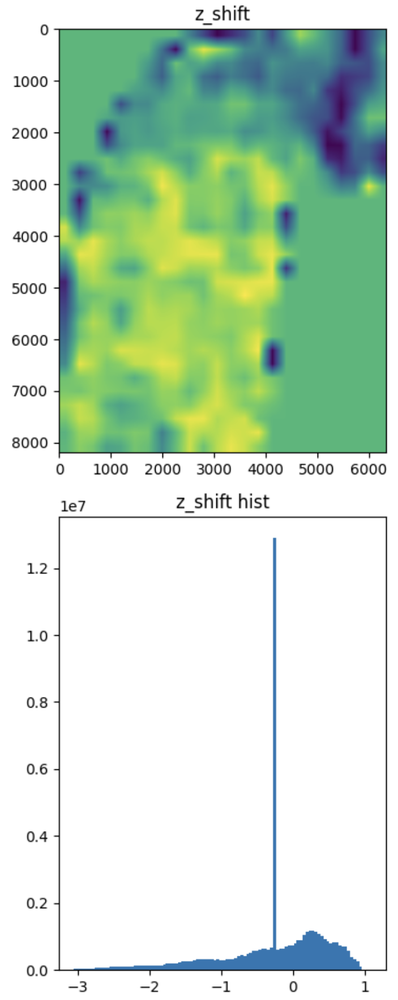
#> input picture assets/1_z_shift.png, 398 x 1000 px, shrunk from 703 x 1765 before the run
$ python crop_fragment.py ../../assets out geom
#> lines starting #> are read from the running program, lines starting #| are printed output that depends on the picture
# Create in args.out_dir 4 dirs with the same dir structure as in args.in_dir,
# copy all the files from args.in_dir to args.out_dir / {i} if it is
# not .tif or .png file, crop {i}th quater of each .tif or .png file with
# the same dir structure and filename.
#
# Use pathlib.Path to work with paths not os.path.
# Use argparse to work with command line arguments.
#
# Usage: python src/scripts/crop_fragment.py /workspace/data/fragments/train/2 /workspace/data/fragments_cropped/train/ mass

import argparse
import cv2
import math
import numpy as np
from pathlib import Path
from tqdm import tqdm


def crop_image(in_path, in_fragment_root, out_fragments_root, center=None):
    """Crop image from in_path and save it to out_path / {i}"""
    if in_path.suffix in ['.png', '.tif']:
        img = cv2.imread(str(in_path), cv2.IMREAD_UNCHANGED)
#> img is the input picture: shape (1000, 398, 3); mean B, G, R 201.1, 221.8, 198.8
    elif in_path.suffix == '.npy':
        img = np.load(in_path)
    else:
        raise ValueError(f'Unknown file type: {in_path.suffix}')

    if center is None:
        h_center, w_center = img.shape[0] // 2, img.shape[1] // 2
#> h_center = 500; w_center = 199
    else:
        h_center, w_center = center

    img_crop = img[:h_center, :w_center]
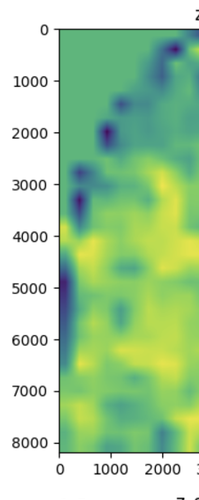
#> img_crop: shape (500, 199, 3); mean B, G, R 164.3, 209, 170.4
    out_path = (
        out_fragments_root /
        f'{in_fragment_root.stem}a' /
        Path(in_path).relative_to(in_fragment_root)
    )
    out_path.parent.mkdir(parents=True, exist_ok=True)

    if in_path.suffix in ['.png', '.tif']:
        cv2.imwrite(str(out_path), img_crop)
    elif in_path.suffix == '.npy':
        np.save(out_path, img_crop)

    img_crop = img[:h_center, w_center:]
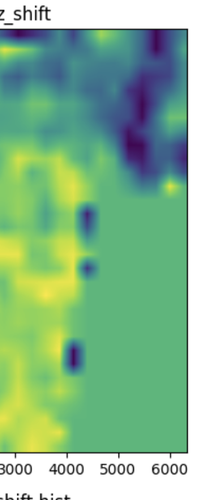
#> img_crop: shape (500, 199, 3); mean B, G, R 141.5, 182.7, 132.4
    out_path = (
        out_fragments_root /
        f'{in_fragment_root.stem}b' /
        Path(in_path).relative_to(in_fragment_root)
    )
    out_path.parent.mkdir(parents=True, exist_ok=True)

    if in_path.suffix in ['.png', '.tif']:
        cv2.imwrite(str(out_path), img_crop)
    elif in_path.suffix == '.npy':
        np.save(out_path, img_crop)

    img_crop = img[h_center:, :w_center]
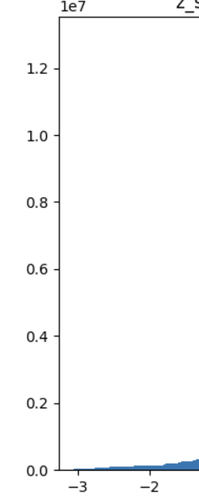
#> img_crop: shape (500, 199, 3); mean B, G, R 250.5, 250.2, 249.9
    out_path = (
        out_fragments_root /
        f'{in_fragment_root.stem}c' /
        Path(in_path).relative_to(in_fragment_root)
    )
    out_path.parent.mkdir(parents=True, exist_ok=True)

    if in_path.suffix in ['.png', '.tif']:
        cv2.imwrite(str(out_path), img_crop)
    elif in_path.suffix == '.npy':
        np.save(out_path, img_crop)

    img_crop = img[h_center:, w_center:]
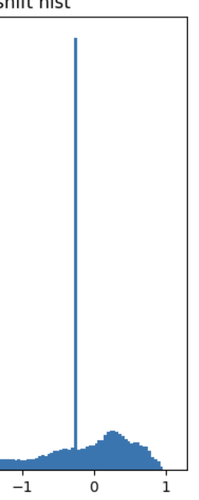
#> img_crop: shape (500, 199, 3); mean B, G, R 248, 245.3, 242.6
    out_path = (
        out_fragments_root /
        f'{in_fragment_root.stem}d' /
        Path(in_path).relative_to(in_fragment_root)
    )
    out_path.parent.mkdir(parents=True, exist_ok=True)

    if in_path.suffix in ['.png', '.tif']:
        cv2.imwrite(str(out_path), img_crop)
    elif in_path.suffix == '.npy':
        np.save(out_path, img_crop)


# [67 lines left out: functions crop_image3, get_scroll_mask_path, not called in this run]


parser = argparse.ArgumentParser(description='Crop fragment')
parser.add_argument('in_dir', type=Path, help='input directory (root of single fragment)')
parser.add_argument('out_dir', type=Path, help='output directory (root of fragments)')
parser.add_argument(
    'mode',
    type=str,
    choices=['geom', 'mass', '3_geom', '3_equal_area'],
    help='crop center is geom or mass center 4 parts or geom or equal area 3 parts'
)
args = parser.parse_args()

for path in tqdm(args.in_dir.glob('**/*')):
    if path.is_dir():
        path_out = args.out_dir / path.relative_to(args.in_dir)
        path_out.mkdir(parents=True, exist_ok=True)
    else:
        if path.suffix in ['.png', '.tif', '.npy']:
            path_out = args.out_dir / path.relative_to(args.in_dir)
            if args.mode in ['geom', 'mass']:
                center = None
                if args.mode == 'mass':
                    scroll_mask = cv2.imread(str(get_scroll_mask_path(path)), cv2.IMREAD_GRAYSCALE) > 0
                    mass_h, mass_w = np.where(scroll_mask)
                    center = np.floor(mass_h.mean()).astype(np.int32), np.floor(mass_w.mean()).astype(np.int32)
                crop_image(path, args.in_dir, args.out_dir, center=center)
            elif args.mode == '3_geom':
                crop_image3(path, args.in_dir, args.out_dir, mode='geom')
            elif args.mode == '3_equal_area':
                crop_image3(path, args.in_dir, args.out_dir, mode='equal_area')
        else:
            path_out = args.out_dir / path.relative_to(args.in_dir)
            path_out.parent.mkdir(parents=True, exist_ok=True)
            path_out.write_bytes(path.read_bytes())
#> pass 2 of the loop `for path in tqdm(args.in_dir.glob('**/*')):`:
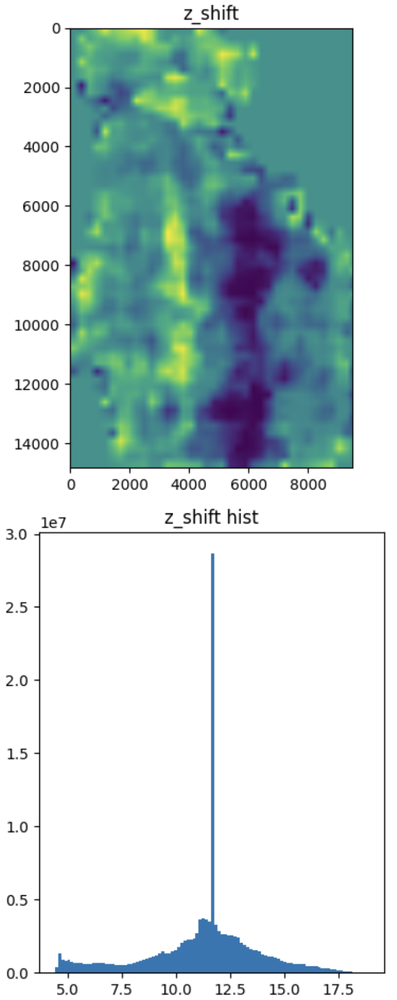
#> input picture assets/2_z_shift.png, 397 x 1000 px, shrunk from 697 x 1757 before the run
#> in crop_image, img is the input picture: shape (1000, 397, 3); mean B, G, R 210.8, 210.6, 192
#> in crop_image (call 2), `img_crop = img[:h_center, w_center:]`:
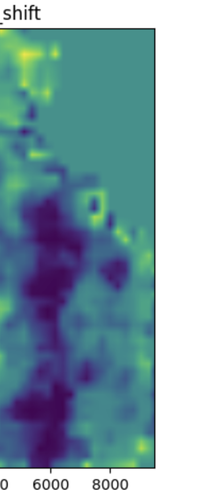
#> img_crop: shape (500, 199, 3); mean B, G, R 167.4, 157.5, 126.4
#> in crop_image (call 2), `img_crop = img[h_center:, w_center:]`:
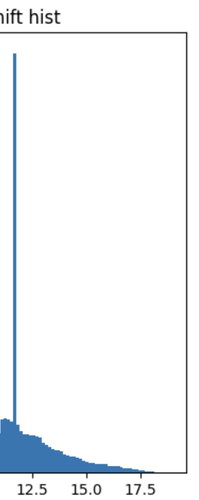
#> img_crop: shape (500, 199, 3); mean B, G, R 247.7, 245.2, 242.7
#> pass 3 of the loop `for path in tqdm(args.in_dir.glob('**/*')):`:
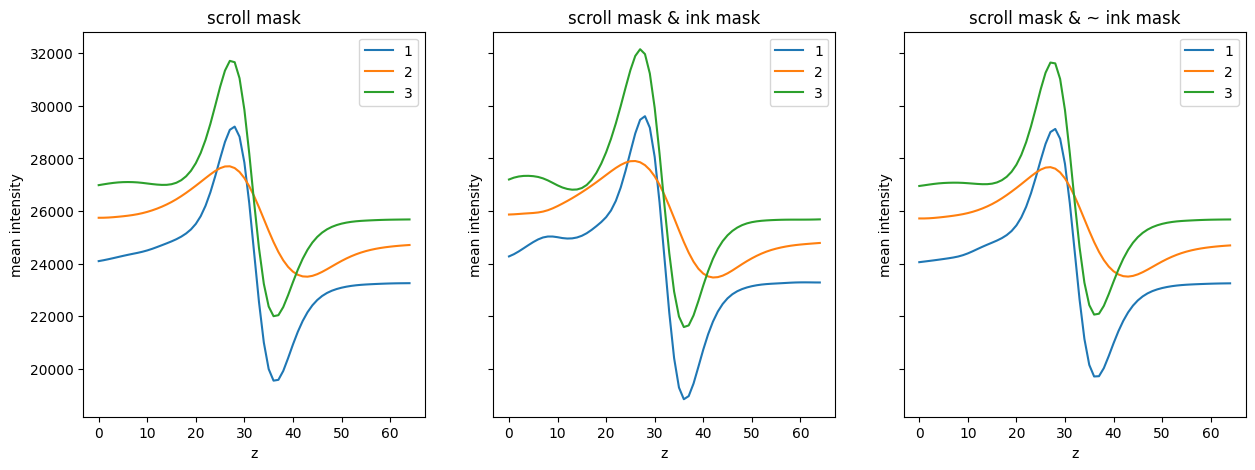
#> input picture assets/intencity_curve.png, 1255 x 470 px
#> in crop_image, img is the input picture: shape (470, 1255, 4); mean B, G, R, A 247.4, 248.3, 247.4, 255
#> in crop_image (call 3), `img_crop = img[h_center:, :w_center]`:
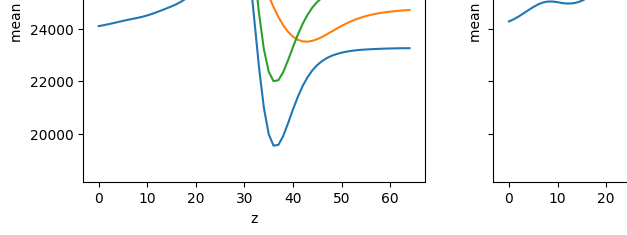
#> img_crop: shape (235, 627, 4); mean B, G, R, A 249.2, 249.3, 248.7, 255
#> in crop_image (call 3), `img_crop = img[h_center:, w_center:]`:
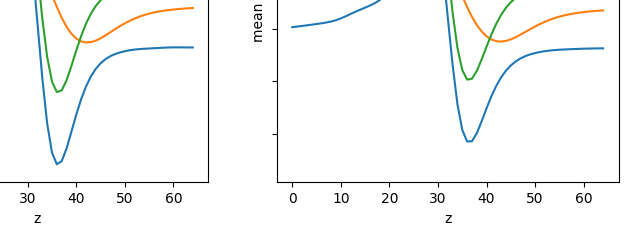
#> img_crop: shape (235, 628, 4); mean B, G, R, A 248.4, 248.8, 247.8, 255
